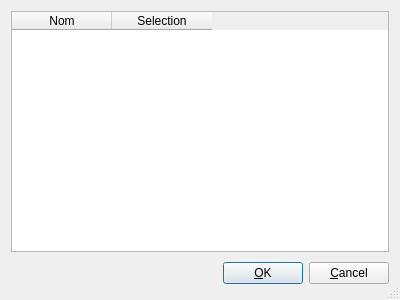
<?xml version="1.0" encoding="UTF-8"?>
<ui version="4.0">
 <class>Select_Generateurs</class>
 <widget class="QDialog" name="Select_Generateurs">
  <property name="geometry">
   <rect>
    <x>0</x>
    <y>0</y>
    <width>400</width>
    <height>300</height>
   </rect>
  </property>
  <property name="windowTitle">
   <string>Selection des Generateurs</string>
  </property>
  <property name="sizeGripEnabled">
   <bool>true</bool>
  </property>
  <layout class="QVBoxLayout" name="verticalLayout">
   <item>
    <widget class="QTableWidget" name="tableWidget">
     <column>
      <property name="text">
       <string>Nom</string>
      </property>
     </column>
     <column>
      <property name="text">
       <string>Selection</string>
      </property>
     </column>
    </widget>
   </item>
   <item>
    <layout class="QHBoxLayout">
     <property name="spacing">
      <number>6</number>
     </property>
     <property name="margin">
      <number>0</number>
     </property>
     <item>
      <spacer>
       <property name="orientation">
        <enum>Qt::Horizontal</enum>
       </property>
       <property name="sizeHint" stdset="0">
        <size>
         <width>131</width>
         <height>31</height>
        </size>
       </property>
      </spacer>
     </item>
     <item>
      <widget class="QPushButton" name="okButton">
       <property name="text">
        <string>&amp;OK</string>
       </property>
      </widget>
     </item>
     <item>
      <widget class="QPushButton" name="cancelButton">
       <property name="text">
        <string>&amp;Cancel</string>
       </property>
      </widget>
     </item>
    </layout>
   </item>
  </layout>
 </widget>
 <resources/>
 <connections>
  <connection>
   <sender>okButton</sender>
   <signal>clicked()</signal>
   <receiver>Select_Generateurs</receiver>
   <slot>accept()</slot>
   <hints>
    <hint type="sourcelabel">
     <x>278</x>
     <y>253</y>
    </hint>
    <hint type="destinationlabel">
     <x>96</x>
     <y>254</y>
    </hint>
   </hints>
  </connection>
  <connection>
   <sender>cancelButton</sender>
   <signal>clicked()</signal>
   <receiver>Select_Generateurs</receiver>
   <slot>reject()</slot>
   <hints>
    <hint type="sourcelabel">
     <x>369</x>
     <y>253</y>
    </hint>
    <hint type="destinationlabel">
     <x>179</x>
     <y>282</y>
    </hint>
   </hints>
  </connection>
 </connections>
</ui>
